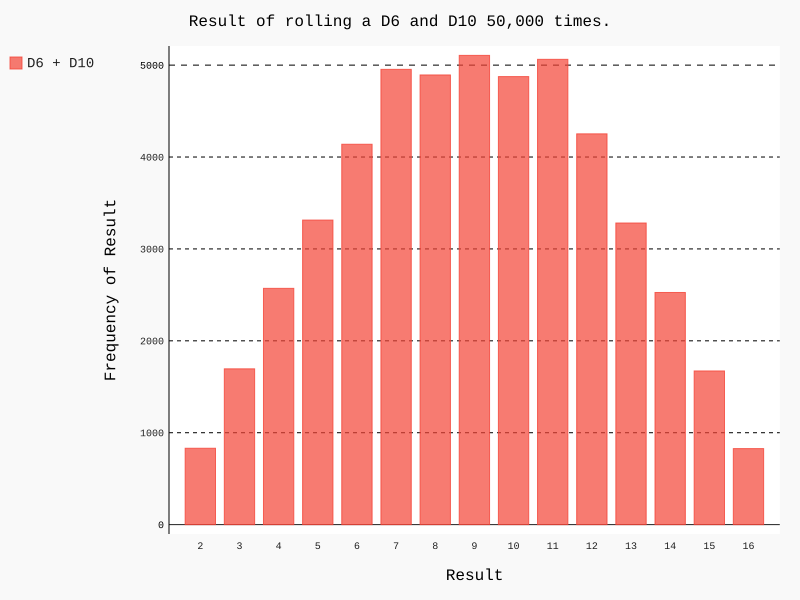

The script that drew this image:
from die import Die
import pygal

die_1 = Die()
die_2 = Die(10)

results = []
for roll_num in range(50000):
    result = die_1.roll() + die_2.roll()
    results.append(result)

frequencies = []
max_result = die_1.num_sides + die_2.num_sides
for value in range(2, max_result + 1):
    frequency = results.count(value)
    frequencies.append(frequency)

hist = pygal.Bar()
hist.title = "Result of rolling a D6 and D10 50,000 times."
hist.x_labels = ['2', '3', '4', '5', '6', '7', '8', '9', '10', '11', '12', '13', '14', '15', '16']
hist.x_title = "Result"
hist.y_title = "Frequency of Result"
hist.add('D6 + D10', frequencies)
hist.render_to_file('die_visual.svg')
print(frequencies)
